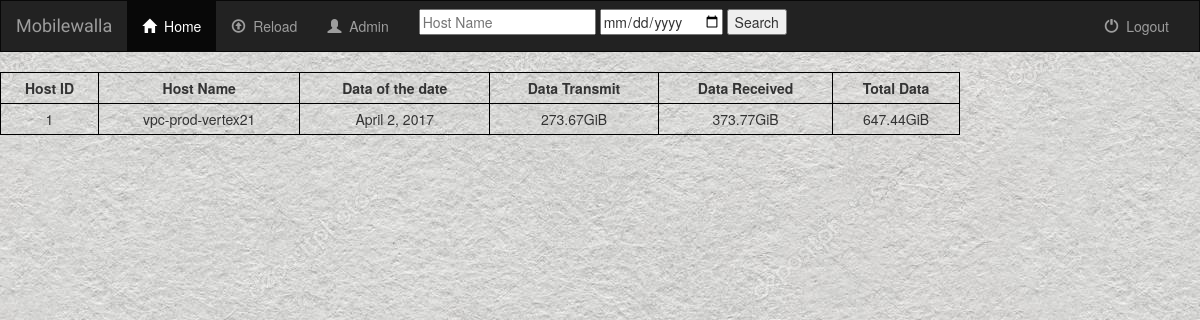
Screenshot of /myapp/1/ with the database file from the repository.
### myapp/models.py (models this page shows, shortened)
class Dreamreal(models.Model):
     id = models.IntegerField(primary_key=True,  null=False)
     host = models.CharField(max_length=50, null=False)
     date = models.DateField()
     din = models.CharField(max_length=50, null=False)
     dout = models.CharField(max_length=50, null=False)
     dtot = models.CharField(max_length=50, null=False)
     class Meta:
         db_table = "dreamreal"

### myapp/views.py (the view)
# urls.py: url(r'^(?P<host_id>[0-9]+)/$', views.detail, name='detail'),
def detail(request, host_id):
    try:
        host = Dreamreal.objects.get(pk=host_id)
    except Dreamreal.DoesNotExist:
        raise Http404("Host not exist")
    return render(request, 'myapp/details.html', {'host': host})

### myapp/templates/myapp/details.html (shortened to what this page needs)
{% extends 'myapp/base.html' %}
{% block body %}
    <head>
    </head>
    <body>
        <table style="width:80%">
          <tr>
            <th>Host ID</th>
            <th>Host Name</th>
            <th>Data of the date</th>
            <th>Data Transmit</th>
            <th>Data Received</th>
            <th>Total Data</th>
          </tr>
           <tr>
            <td>{{host.id}}</td>
            <td>{{host.host}}</td>
            <td>{{host.date}}</td>
            <td>{{host.din}}</td>
            <td>{{host.dout}}</td>
            <td>{{host.dtot}}</td>
          </tr>
        </table>
    </body>
    </html>
{% endblock %}

### myapp/static/myapp/style.css (style rules this page uses)
body { background: white url("images/background.jpg"); }

### myapp/templates/myapp/details.html (style rules this page uses)
table, th, td { border: 1px solid black; border-collapse: collapse; padding: 5px; text-align: center; }

### rows the page displays
Dreamreal: id "1", host "vpc-prod-vertex21", date "April 2, 2017", din "273.67GiB", dout "373.77GiB", dtot "647.44GiB"
